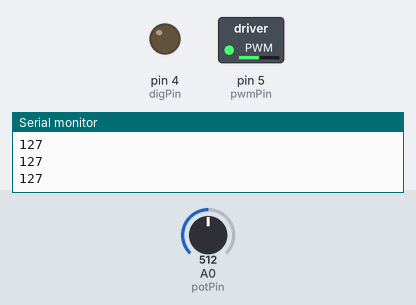
Recording of a sketch running on a simulated Arduino Uno, built with avr-gcc and run on an emulated ATmega328P. Shown: switched loads named in the sketch (green lamp = pin HIGH), output pins drawn as LEDs (lit = HIGH), the last lines printed to the serial monitor. Inputs (shaded band) come from the test bench; at power-on: A0 (potPin) = 512.

Above: at 1.2 s.
1.3 s: A0 (potPin) set to 716
At 2.3 s:
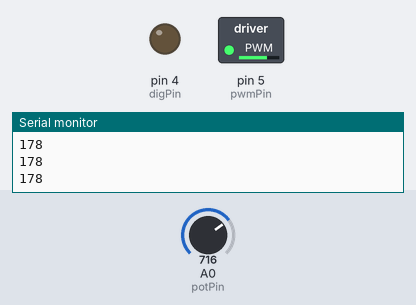
2.8 s: A0 (potPin) set to 900
At 3.3 s:
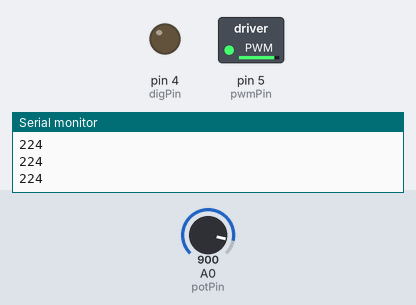
4.3 s: A0 (potPin) set to 122
At 5.5 s:
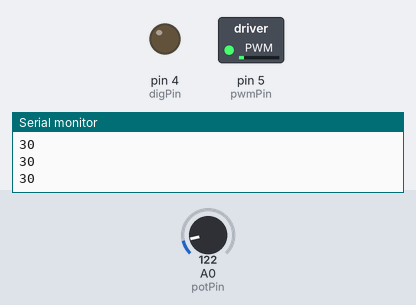
5.8 s: A0 (potPin) set to 0
At 6.7 s:
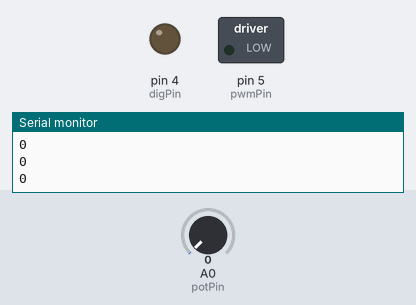
7.3 s: A0 (potPin) set to 511
At 8.0 s:
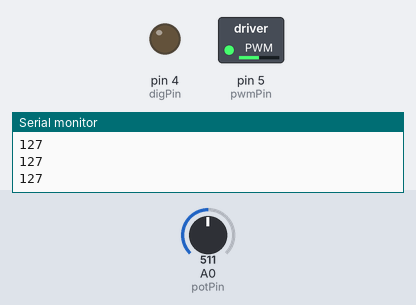
Timing chart, 0 to 9.8 s (numbered marks = the images above; inputs shaded):
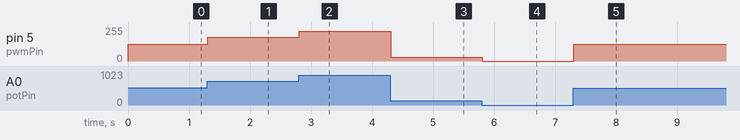

Measured:
- after the input at 1.3 s, pin 5 (pwmPin): 127/255 → 178/255 at once
- after the input at 2.8 s, pin 5 (pwmPin): 178/255 → 224/255 at once
- after the input at 4.3 s, pin 5 (pwmPin): 224/255 → 30/255 at once
- after the input at 5.8 s, pin 5 (pwmPin): 30/255 → 0/255 at once
- after the input at 7.3 s, pin 5 (pwmPin): 0/255 → 127/255 at once

The sketch:

experiment7.ino
```cpp
// Speed Control of DC Motor via Potentiometer
int potPin = A0;
// PWM pin
// Pin 5 and 4 to provide voltage to the motor
int pwmPin = 5;
int digPin = 4;

void setup() {
  // put your setup code here, to run once:
  Serial.begin(9600);
  Serial.println("asdasdasda");
  pinMode (pwmPin, OUTPUT);
  // DC Motor, pwm pin intially set to LOW
  digitalWrite (pwmPin, LOW);
  pinMode (digPin, OUTPUT);
  // DC motor LOW
  digitalWrite (digPin, LOW);
}

void loop() {
  // put your main code here, to run repeatedly:
  // Read POT 1 value
  int val = analogRead (potPin);
  // Map the values in the range 0-255
  int potValue = map (val, 0, 1023, 0, 255);
  Serial.println (potValue);
  setMotorSpeed (potValue);
}


void setMotorSpeed (int pwmVal) {
  // writes as per POT 1 value
  analogWrite (pwmPin, pwmVal);
  // set to LOW
  digitalWrite (digPin, LOW);
}
```
